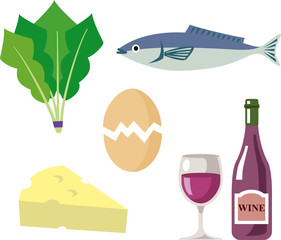
#> input picture machine learning/download.jpg, 281 x 240 px
$ jupyter execute --allow-errors '16_Segment Objects from background.ipynb'   (older library calls are emulated)
#> lines starting #> are read from the running program, lines starting #| are printed output that depends on the picture; after the words box and inside, x2 and y2 are one past the last pixel; in counts of white or black regions, pixels touching at a corner belong together
## Data Preparation

#### Import and load image

[cell 1]
import cv2
import numpy as np

[cell 2]
image = cv2.imread("download.jpg")
#> image is the input picture: shape (240, 281, 3); mean B, G, R 203.8, 222.1, 218.6

[cell 3]
image.shape
#> Out = (240, 281, 3)

[cell 4]
cv2.imshow('240*281*3 image',image)
cv2.waitKey(0)
cv2.destroyAllWindows()

#### grayscale

[cell 5]
gray = cv2.cvtColor(image, cv2.COLOR_BGR2GRAY)

[cell 6]
gray.shape
#> Out = (240, 281)

#### Blur

[cell 7]
blurred = cv2.GaussianBlur(gray, (5, 5), 0)
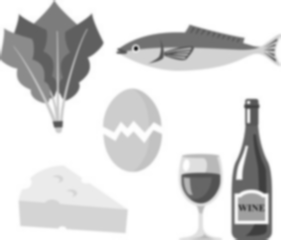
#> blurred: shape (240, 281); min 35, max 255, mean 219

[cell 8]
cv2.imshow('240*281 gray then blur',np.hstack([gray,blurred]))
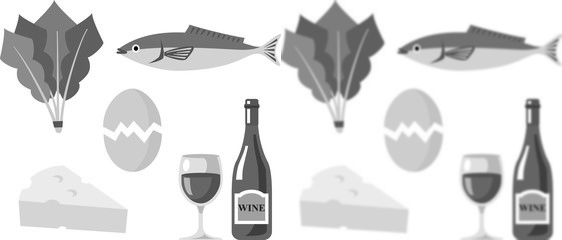
#> window '240*281 gray then blur': shape (240, 562); min 2, max 255, mean 219
cv2.waitKey(0)
cv2.destroyAllWindows()

#### show

## A. SIMPLE THRESHOLDING

#### Threshold and Inverse Threshold

[cell 9]
(T, thresh) = cv2.threshold(blurred, 155, 255, cv2.THRESH_BINARY)
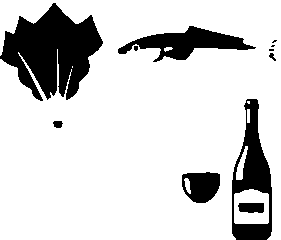
#> thresh: shape (240, 281); 82.4% white; 11 black regions (4 under 20 px), largest, box (x1, y1, x2, y2) and area: (0, 3, 103, 101) 5899, (232, 99, 272, 240) 2655, (118, 26, 256, 62) 2098
(T, threshInv) = cv2.threshold(blurred, 155, 255, cv2.THRESH_BINARY_INV)

[cell 10]
thresh.shape
#> Out = (240, 281)

[cell 11]
cv2.imshow("240*281 blur to thre and Inv", np.hstack([blurred,thresh,threshInv]))
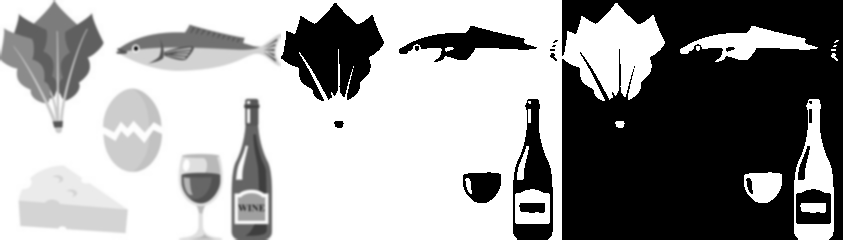
#> window '240*281 blur to thre and Inv': shape (240, 843); min 0, max 255, mean 158
cv2.waitKey(0)
cv2.destroyAllWindows()

#### use threshInv as mask to extract the foreground

[cell 12]
foreground = cv2.bitwise_and(image, image, mask = threshInv)

[cell 13]
foreground.shape
#> Out = (240, 281, 3)

[cell 14]
cv2.imshow("left is image right is foreground", np.hstack([image,foreground]))
cv2.waitKey(0)
cv2.destroyAllWindows()

## B. ADAPTIVE THRESHOLDING

#### Mean Thresholding

[cell 15]
meanthresh = cv2.adaptiveThreshold(blurred,
                               255,
                               cv2.ADAPTIVE_THRESH_MEAN_C,
                               cv2.THRESH_BINARY_INV,
                               11,
                               4
)
#> meanthresh: shape (240, 281); 19.3% white; 27 white regions (5 under 20 px), largest, box (x1, y1, x2, y2) and area: (0, 0, 103, 118) 3564, (231, 98, 272, 240) 2289, (116, 25, 261, 66) 1723

#### Gaussian Thresholding

[cell 16]
gaussianthresh = cv2.adaptiveThreshold(blurred,
                               255,
                               cv2.ADAPTIVE_THRESH_GAUSSIAN_C,
                               cv2.THRESH_BINARY_INV,
                               15,
                               3
)
#> gaussianthresh: shape (240, 281); 18.8% white; 28 white regions (7 under 20 px), largest, box (x1, y1, x2, y2) and area: (0, 0, 104, 119) 3521, (231, 98, 272, 240) 2268, (116, 25, 261, 71) 2026

#### show

[cell 17]
cv2.imshow("240*281 blur to meanthre & gaussianthre", np.hstack([blurred,meanthresh,gaussianthresh]))
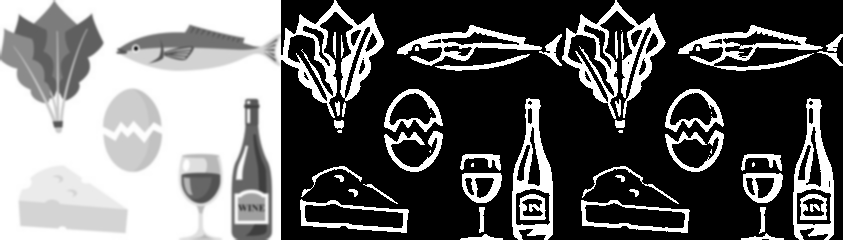
#> window '240*281 blur to meanthre & gau': shape (240, 843); min 0, max 255, mean 105.4
cv2.waitKey(0)
cv2.destroyAllWindows()

#### use Gausssian Thresholding to extract foreground

[cell 18]
foregroundgaussian = cv2.bitwise_and(image, image, mask = gaussianthresh)
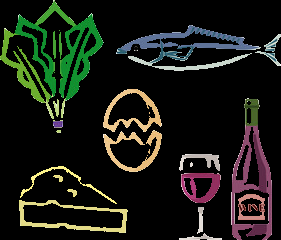
#> foregroundgaussian: shape (240, 281, 3); mean B, G, R 20.8, 27.8, 25.4

#### Show

[cell 19]
cv2.imshow("left is image right is foregroundgau", np.hstack([image,foregroundgaussian]))
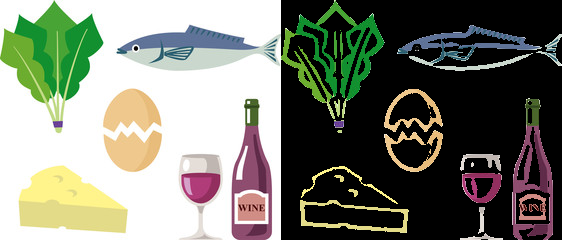
#> window 'left is image right is foregro': shape (240, 562, 3); mean B, G, R 112.3, 124.9, 122
cv2.waitKey(0)
cv2.destroyAllWindows()

## C. OTSU THRESHOLDING

[cell 20]
import mahotas

##### Find the optimal threshold of the image - Use OTSU

[cell 21]
T = mahotas.thresholding.otsu(blurred)
#> T = 181

T
#> Out = 181

#### Apply threshold

- Copy the image

[cell 22]
threshotsu = image.copy()

- binarize

[cell 23]
threshotsu[threshotsu > T] = 255

[cell 24]
threshotsu[threshotsu < 255] = 0

- Invert the thresholding

[cell 25]
threshotsu = cv2.bitwise_not(threshotsu)
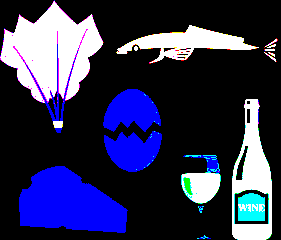
#> threshotsu: shape (240, 281, 3); mean B, G, R 83.6, 49.2, 47.1

#### Show

[cell 26]
cv2.imshow("left is image right is otsu", np.hstack([image,threshotsu]))
cv2.waitKey(0)
cv2.destroyAllWindows()

## D. RIDDLER-CALVARD THRESHOLDING

##### Find the optimal threshold of the image - Use OTSU

#> (a cell that did not finish here is left out)

#### Apply threshold

- Copy the image

[cell 28]
thresh_RC = image.copy()

- binarize

#> (a cell that did not finish here is left out)

- Invert the thresholding

[cell 30]
thresh_RC = cv2.bitwise_not(thresh_RC)
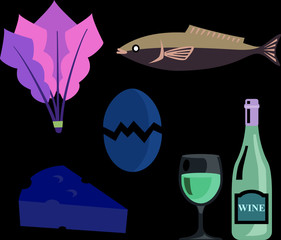
#> thresh_RC: shape (240, 281, 3); mean B, G, R 51.2, 32.9, 36.4

#### Show

[cell 31]
cv2.imshow("left is image right is rc", np.hstack([image,thresh_RC]))
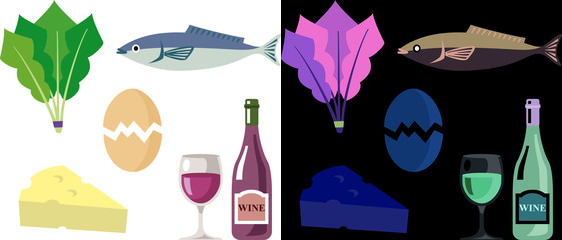
#> window 'left is image right is rc': shape (240, 562, 3); mean B, G, R 127.5, 127.5, 127.5
cv2.waitKey(0)
cv2.destroyAllWindows()
